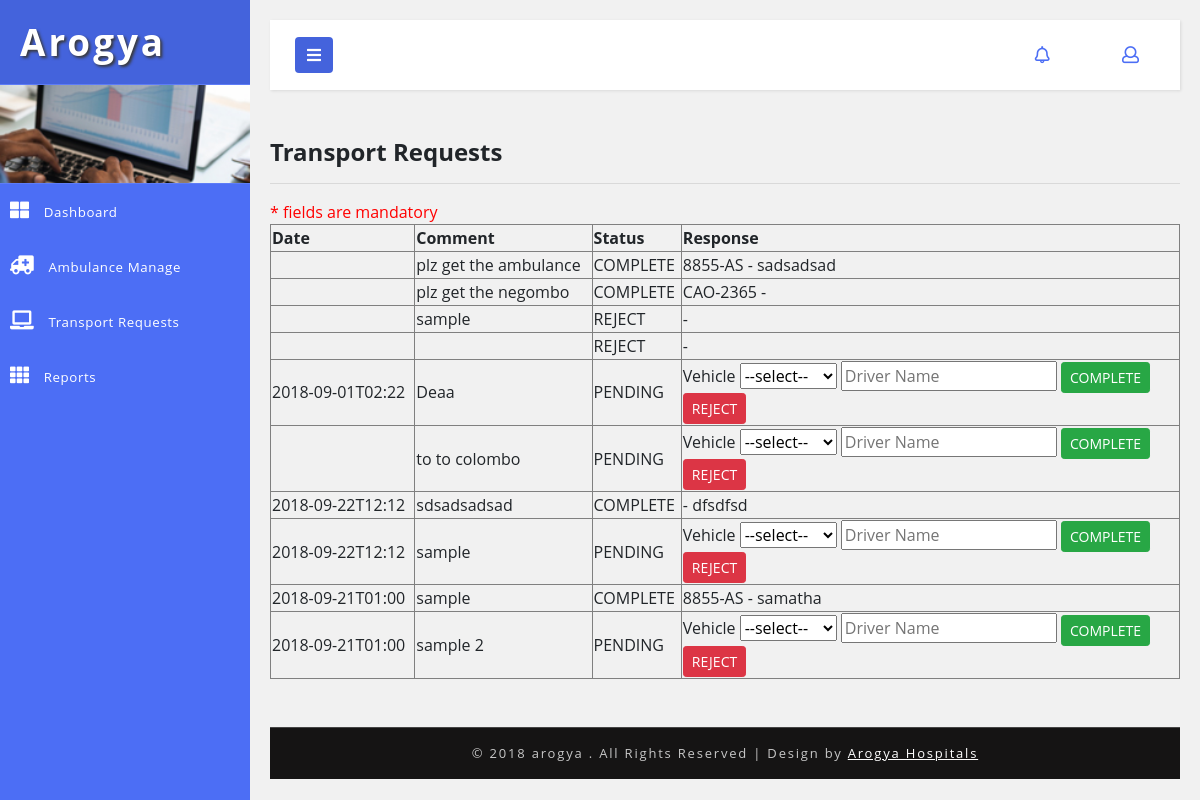
/transport/tansport-requests.php, run on the app's committed database.
### tables this page shows
CREATE TABLE `hms_vehicle_request` (
  `id` int(5) NOT NULL AUTO_INCREMENT,
  `request_by` int(5) DEFAULT NULL,
  `comment` text,
  `status_code` varchar(20) DEFAULT 'PENDING',
  `vehicle_id` int(5) DEFAULT '0',
  `created_time` timestamp NOT NULL DEFAULT CURRENT_TIMESTAMP,
  `created_user` int(5) DEFAULT NULL,
  `datetime_need` varchar(50) DEFAULT NULL,
  `driver_name` varchar(100) DEFAULT NULL,
  `flag_unique` varchar(50) DEFAULT NULL,
  PRIMARY KEY (`id`),
  UNIQUE KEY `NewIndex1_uni` (`flag_unique`)
);

### DB.php (called while the page is built, shortened)
<?php
function getDBConnection() {
    $servername = "localhost";
    $username = "root";
    $password = "123";
    $db = "hmsdb";
    $conn = mysqli_connect($servername, $username, $password, $db);
    if (!$conn) {
        die("Connection failed: " . mysqli_connect_error());
    } else {
        return $conn;
    }
}
function getData($sql) {
    $conn = getDBConnection();
    $result = mysqli_query($conn, $sql);
    if (mysqli_num_rows($result) > 0) {
        return $result;
    } else {
        return FALSE;
    }
}
?>

### transport/tansport-requests.php (the view, shortened to what this page needs)
<?php
include '../DB.php';
?>
<!DOCTYPE html>
<html lang="en">
    <head>
        <link rel="stylesheet" href="https://maxcdn.bootstrapcdn.com/font-awesome/4.7.0/css/font-awesome.min.css">
        <link href="../css/bootstrap.css" rel="stylesheet" type="text/css" media="all" />
        <link href="../css/style.css" rel="stylesheet" type="text/css" media="all" />
        <link rel="stylesheet" href="../css/style4.css">
        <link href="../css/fontawesome-all.css" rel="stylesheet">
    </head>
    <body>
        <div class="wrapper">
            <nav id="sidebar">
                <div class="sidebar-header">
                    <h1>
                        <a href="#">Arogya</a>
                    </h1>
                </div>
                <div class="profile-bg"></div>
                <?php
                include_once '../_tree_transport.php';
                ?>
            </nav>
            <div id="content">
                <?php include_once '../_top_bar.php'; ?>
                <div class="blank-page-content">
                    <h4>  Transport Requests </h4>
                    <hr>
                    <div class="row">
                        <div class="col-md-4">
                            <span class="mando-msg">* fields are mandatory</span>
                        </div>
                        <div class="col-md-12">
                            <table border="1" style="width: 100%">
                                <thead>
                                    <tr>
                                        <th>Date</th>
                                        <th>Comment</th>
                                        <th>Status</th>
                                        <th>Response</th>
                                    </tr>
                                </thead>
                                <tbody>
                                    <?php
                                    $sql = "SELECT A.id,A.datetime_need,A.comment,A.status_code,(SELECT vehicle_number FROM hms_vehicle WHERE id = A.vehicle_id) AS vehicle_number,A.driver_name
FROM hms_vehicle_request AS A";
                                    $data = getData($sql);
                                    if ($data != null) {
                                        foreach ($data as $value) {
                                            ?>
                                            <tr>
                                                <td><?= $value['datetime_need'] ?></td>
                                                <td><?= $value['comment'] ?></td>
                                                <td><?= $value['status_code'] ?></td>
                                                <td><?php if ($value['status_code'] == 'PENDING') {
                                                ?>
                                                        <form action="tansport-requests.php" method="post">
                                                            Vehicle <select name="vehicle_id" required="">
                                                                <option value="">--select--</option>
                                                            </select>
                                                            <input type="text" name="driver_name" placeholder="Driver Name" required=""/>
                                                            <button name="submitApprove" type="submit" class="btn btn-success btn-sm">COMPLETE</button>
                                                        </form>
                                                    <form action="tansport-requests.php" method="post">
                                                            <button name="submitReject" type="submit" class="btn btn-danger btn-sm">REJECT</button>
                                                        </form>
                                                        <?php }else{
     echo $value['vehicle_number'] .' - '.$value['driver_name'];
                                                        }
                                                    ?></td>
                                            </tr>
                                            <?php
                                        }
                                    }
                                    ?>
                                </tbody>
                            </table>
                        </div>
                    </div>
                </div>
                <?php include '../_footer.php'; ?>
            </div>
        </div>
        <link href="../css/jquery.dataTables.min.css" rel="stylesheet" type="text/css"/>
    </body>
</html>

### _tree_transport.php
<ul class="list-unstyled components">
    <li>
        <a href="<?php $_SERVER['SERVER_NAME'] ?>/<?= $_SESSION['sitename'] ?>/home.php">
            <i class="fas fa-th-large"></i>
            Dashboard
        </a>
    </li>
    <li>
        <a href="<?php $_SERVER['SERVER_NAME'] ?>/<?= $_SESSION['sitename'] ?>/transport/ambulance.php" >
            <i class="fas fa-ambulance"></i>
            Ambulance Manage
        </a>
    </li>
    <li>
        <a href="<?php $_SERVER['SERVER_NAME'] ?>/<?= $_SESSION['sitename'] ?>/transport/tansport-requests.php" >
            <i class="fas fa-laptop"></i>
            Transport Requests
        </a>
    </li>
    <li>
        <a href="<?php $_SERVER['SERVER_NAME'] ?>/<?= $_SESSION['sitename'] ?>/transport/report-vehicle.php">
            <i class="fas fa-th"></i>
            Reports
        </a>
    </li>
</ul>

### _top_bar.php (shortened to what this page needs)
<nav class="navbar navbar-default mb-xl-5 mb-4">
    <div class="container-fluid">
        <div class="navbar-header">
            <button type="button" id="sidebarCollapse" class="btn btn-info navbar-btn">
                <i class="fas fa-bars"></i>
            </button>
        </div>
        <ul class="top-icons-agileits-w3layouts float-right">
            <li class="nav-item dropdown">
                <a class="nav-link dropdown-toggle" href="#" id="navbarDropdown" role="button" data-toggle="dropdown" aria-haspopup="true"
                   aria-expanded="false">
                    <i class="far fa-bell"></i>
                </a>
            </li>
            <li class="nav-item dropdown">
                <a class="nav-link dropdown-toggle" href="#" id="navbarDropdown" role="button" data-toggle="dropdown" aria-haspopup="true"
                   aria-expanded="false">
                </a>
            </li>
            <li class="nav-item dropdown">
                <a class="nav-link dropdown-toggle" href="#" id="navbarDropdown2" role="button" data-toggle="dropdown" aria-haspopup="true"
                   aria-expanded="false">
                    <i class="far fa-user"></i>
                </a>
            </li>
        </ul>
    </div>
</nav>

### _footer.php
<div class="copyright-w3layouts py-xl-3 py-2 mt-xl-5 mt-4 text-center">
                <p>© 2018 arogya . All Rights Reserved | Design by
                    <a href="#"> Arogya Hospitals </a>
                </p>
            </div>

### css/style.css (style rules this page uses)
html, body { margin: 0; font-size: 100%; font-family: 'Open Sans', sans-serif; background: #fff; }
.blank-page-content { min-height: 480px; }
.mando-msg { color: red; }
body a { text-decoration: none; transition: 0.5s all; -webkit-transition: 0.5s all; -moz-transition: 0.5s all; -o-transition: 0.5s all; -ms-transition: 0.5s all; }
input[type="button"], button[type="submit"] { transition: 0.5s all; -webkit-transition: 0.5s all; -moz-transition: 0.5s all; -o-transition: 0.5s all; -ms-transition: 0.5s all; }
h1, h2, h3, h4, h5, h6 { margin: 0; font-weight: 700; }
p { margin: 0; }
ul { margin: 0; padding: 0; }
ul li { list-style: none; }
.profile-bg { border: 1px solid #5d7cf7; border-left: none; border-right: none; background: url(../images/menu1.jpg)no-repeat 0px 0px; -webkit-background-size: cover; -moz-background-size: cover; -o-background-size: cover; -ms-background-size: cover; background-size: cover; min-height: 100px; }
.top-icons-agileits-w3layouts .dropdown-toggle::after { display: none; }
.top-icons-agileits-w3layouts li { list-style: none; display: inline-block; }
ul.top-icons-agileits-w3layouts a.nav-link i { display: inline-block; font-size: 17px; color: #4c6ef5; }
.dropdown { display: none; padding: 0; list-style: none; }
.copyright-w3layouts p { color: #c7c7c7; font-size: 13px; letter-spacing: 1.8px; text-align: center; font-weight: 400; }
.copyright-w3layouts p a { color: #fff; text-decoration: underline; }
.copyright-w3layouts { background: #151414; border-top: 1px solid #464646; }
ul.list-unstyled li { font-size: 14px; letter-spacing: 1px; color: #7d7d7d; }

### css/style4.css (style rules this page uses)
body { font-family: 'Open Sans', sans-serif; background: #f1f1f1; }
p { font-family: 'Open Sans', sans-serif; }
a, a:hover, a:focus { color: inherit; text-decoration: none; transition: all 0.3s; }
.navbar { padding: 15px 10px; background: #fff; border: none; border-radius: 0; box-shadow: 1px 1px 3px rgba(0, 0, 0, 0.1); }
.navbar-btn { box-shadow: none; outline: none !important; border: none; background: #4463dc; }
i, span { display: inline-block; }
.wrapper { display: flex; align-items: stretch; }
#sidebar { min-width: 250px; max-width: 250px; background: #4c6ef5; color: #fff; transition: all 0.3s; }
.sidebar-header h1 { font-size: 2.3em; letter-spacing: 3px; color: #fff; text-shadow: 2px 2px 3px #39393a; }
#sidebar ul li a { text-align: left; }
#sidebar .sidebar-header { padding: 20px; background: #4463dc; }
#sidebar ul li a { padding: 16px 10px; font-size: .95em; letter-spacing: 0.6px; display: block; color: #fff; font-weight: 400; }
#sidebar ul li a i { margin-right: 10px; font-size: 19px; }
#content { padding: 20px; min-height: 100vh; transition: all 0.3s; overflow: hidden; width: 100%; }

### data on the page
hms_vehicle_request: comment "plz get the ambulance", status_code "COMPLETE", vehicle_number "8855-AS", driver_name "sadsadsad"
hms_vehicle_request: comment "plz get the negombo", status_code "COMPLETE", vehicle_number "CAO-2365"
hms_vehicle_request: comment "sample", status_code "REJECT"
hms_vehicle_request: status_code "REJECT"
hms_vehicle_request: datetime_need "2018-09-01T02:22", comment "Deaa", status_code "PENDING"
hms_vehicle_request: comment "to to colombo", status_code "PENDING"
hms_vehicle_request: datetime_need "2018-09-22T12:12", comment "sdsadsadsad", status_code "COMPLETE", driver_name "dfsdfsd"
hms_vehicle_request: datetime_need "2018-09-22T12:12", comment "sample", status_code "PENDING"
hms_vehicle_request: datetime_need "2018-09-21T01:00", comment "sample", status_code "COMPLETE", vehicle_number "8855-AS", driver_name "samatha"
hms_vehicle_request: datetime_need "2018-09-21T01:00", comment "sample 2", status_code "PENDING"
